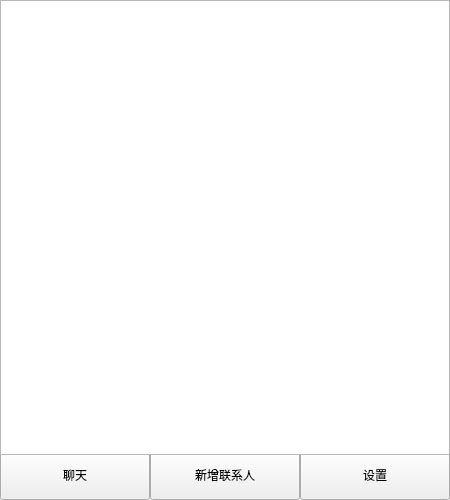
<?xml version="1.0" encoding="UTF-8"?>
<ui version="4.0">
 <class>MainWindow</class>
 <widget class="QMainWindow" name="MainWindow">
  <property name="enabled">
   <bool>true</bool>
  </property>
  <property name="geometry">
   <rect>
    <x>0</x>
    <y>0</y>
    <width>450</width>
    <height>500</height>
   </rect>
  </property>
  <property name="windowTitle">
   <string>MainWindow</string>
  </property>
  <widget class="QWidget" name="centralwidget">
   <widget class="QPushButton" name="pushButton">
    <property name="geometry">
     <rect>
      <x>0</x>
      <y>450</y>
      <width>150</width>
      <height>50</height>
     </rect>
    </property>
    <property name="text">
     <string>聊天</string>
    </property>
   </widget>
   <widget class="QPushButton" name="pushButton_2">
    <property name="geometry">
     <rect>
      <x>150</x>
      <y>450</y>
      <width>150</width>
      <height>50</height>
     </rect>
    </property>
    <property name="text">
     <string>新增联系人</string>
    </property>
   </widget>
   <widget class="QPushButton" name="pushButton_3">
    <property name="geometry">
     <rect>
      <x>300</x>
      <y>450</y>
      <width>150</width>
      <height>50</height>
     </rect>
    </property>
    <property name="text">
     <string>设置</string>
    </property>
   </widget>
   <widget class="QListWidget" name="listWidget">
    <property name="geometry">
     <rect>
      <x>0</x>
      <y>0</y>
      <width>450</width>
      <height>455</height>
     </rect>
    </property>
   </widget>
  </widget>
 </widget>
 <resources/>
 <connections/>
</ui>
